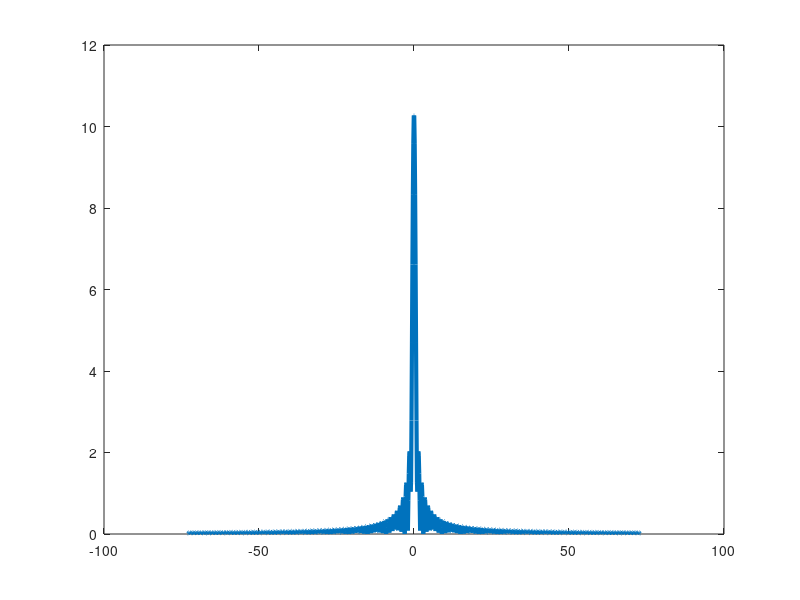

Write MATLAB code to recreate this figure.
%% Integrals
clear all; clc; fig=0;
% close all;

%%
theta = 0;
sinTheta = sin(theta);
cosTheta = cos(theta);

x = 0;
xp = 1;

c2c = 1.2;
radius = 0.4;
radiusp = 0.4;

nPhi = 1000;
phi = linspace(0,2*pi,nPhi);
sinPhi = sin(phi);
cosPhi = cos(phi);
dPhi = phi(2)-phi(1);

iPhip = 1;

nmu = 1000;
mu_max = 73;
mu_min = -mu_max;
mu = linspace(mu_min,mu_max,nmu);
F = zeros(nmu,1);

for imu = 1:nmu
    imu
    arg1 = (xp*cosTheta -  radiusp*cosPhi(iPhip)*sinTheta - x).^2 + (xp*sinTheta + radiusp*cosPhi(iPhip)*cosTheta - radius*cosPhi).^2 + (c2c + radiusp*sinPhi(iPhip) - radius*sinPhi).^2;
    arg2 = exp(1i*mu(imu)*phi) .* sqrt(arg1);
    F(imu,1) = sum(arg2)*dPhi;
end;
    

fig=fig+1; figure(fig); box on; hold on;
% plot(mu,F,'LineWidth',3);
plot(mu,abs(F),'LineWidth',3);